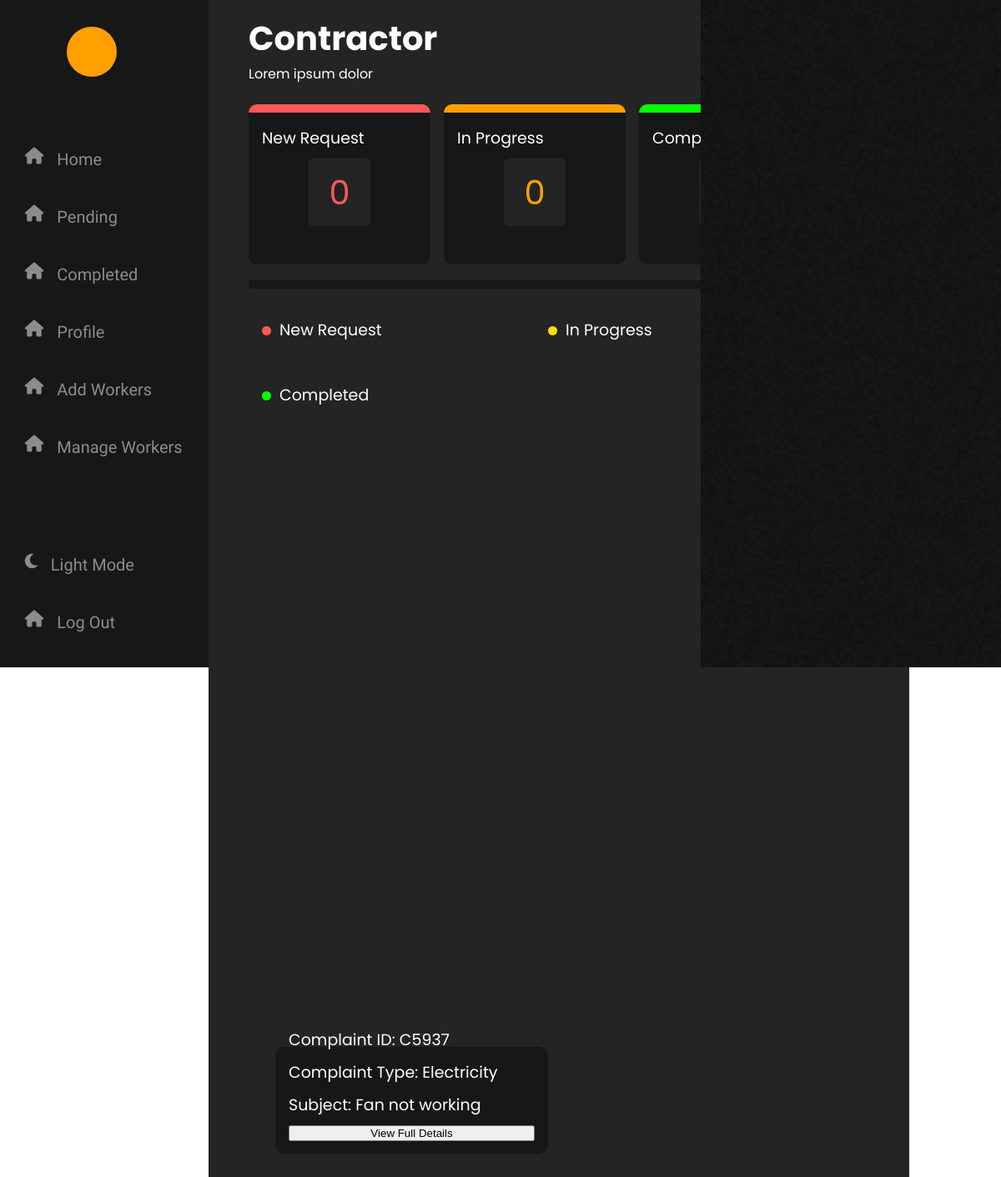
The page /php/cAdminPanel.php on the database as committed earlier.
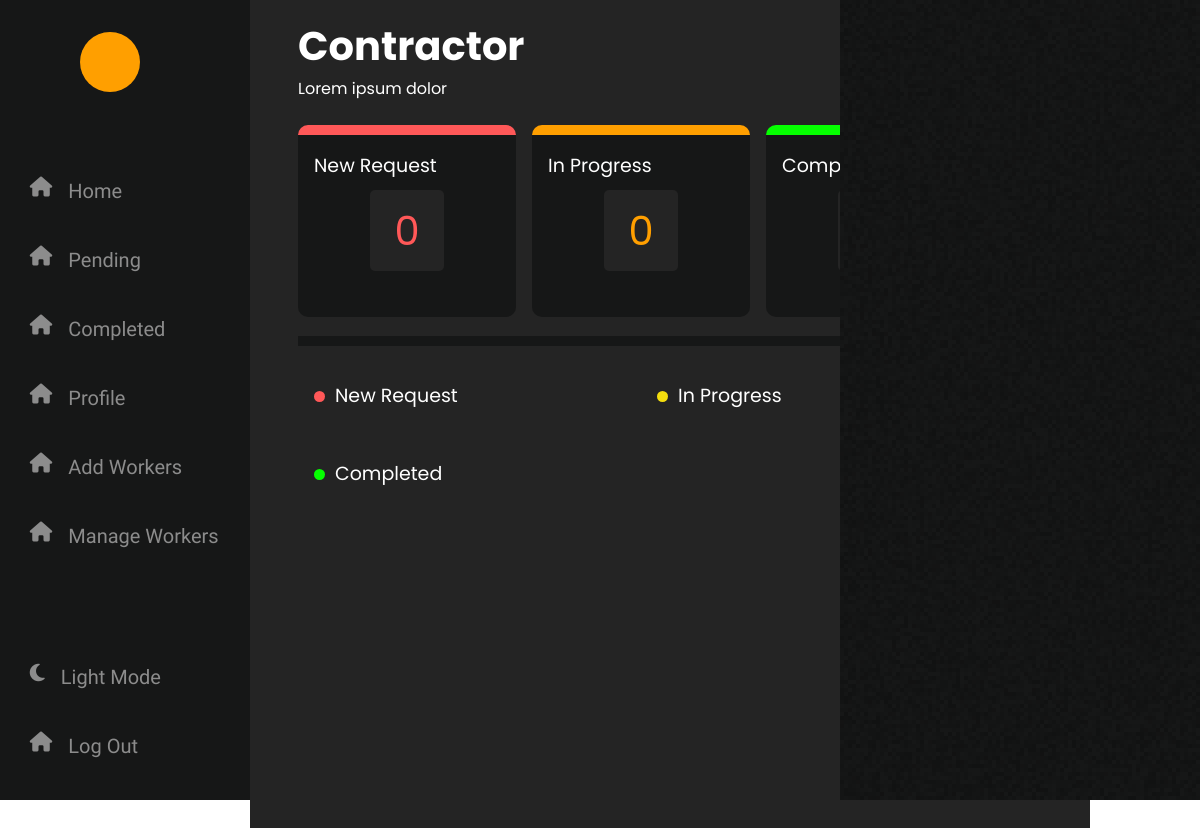
The same page on the database as committed later.
### tables this page shows
CREATE TABLE `complaints` (
  `username` varchar(50) NOT NULL,
  `complaint_id` varchar(10) NOT NULL,
  `complaint_type` varchar(20) NOT NULL,
  `subject` varchar(50) NOT NULL,
  `description` text NOT NULL,
  `folder` varchar(300) NOT NULL,
  `time` datetime(2) NOT NULL DEFAULT current_timestamp(2),
  `resolved_time` datetime(2) DEFAULT NULL,
  `last_updation` datetime(2) DEFAULT NULL,
  `worker_assigned` varchar(50) DEFAULT NULL,
  `isApproved` int(2) NOT NULL,
  `isPriority` int(2) NOT NULL
);

### php/cAdminPanel.php (the view, shortened to what this page needs)
<?php
include 'config.php' ;
?>
<html lang="en" dir="ltr">
  <head>
    <link rel="stylesheet" href="https://cdnjs.cloudflare.com/ajax/libs/font-awesome/6.5.1/css/all.min.css" />
   </head>
<body>
<div class="nav">
<div class="icon">
</div>
<div class="nav-content">
    <div>
        <i class="fa-solid fa-house"></i>
        <a href="../php/cAdminPanel.php">Home</a>
    </div>
    <div>
        <i class="fa-solid fa-house" ></i>
        <a href="../php/cPendingComplaints.php">Pending </a>
    </div>
    <div>
        <i class="fa-solid fa-house"></i>
        <a href="../php/cCompletedComplaints.php">Completed </a>
    </div>
    <div>
        <i class="fa-solid fa-house" ></i>
        <a href="#">Profile</a>
    </div>
    <div>
        <i class="fa-solid fa-house" ></i>
        <a href="addworkers.php">Add Workers</a>
    </div>
    <div>
        <i class="fa-solid fa-house" ></i>
        <a href="manageWorker.php">Manage Workers</a>
    </div>
</div>
<div class="nav-content-down">
    <div onclick="toggle()" >
        <i class="fa-solid fa-moon" ></i>
        <a href="#" class="dark">Light Mode</a>
    </div>
    <div>
        <i class="fa-solid fa-house"></i>
        <a href="../php/logout.php">Log Out</a>
    </div>
</div>
</div>
<?php
$completed = "SELECT COUNT(complaint_id) AS completed_count FROM complaints WHERE resolved_time IS NOT NULL and isApproved = 1 ";
$inProgess = "SELECT COUNT(complaint_id) AS in_progress_count FROM complaints WHERE resolved_time IS NULL AND last_updation IS NOT NULL and isApproved = 1";
$newRequest = "SELECT COUNT(complaint_id) AS new_request_count FROM complaints WHERE resolved_time IS NULL AND last_updation IS NULL and isApproved = 1 ;";
$resultCompleted = $conn->query($completed);
$resultInProgress = $conn->query($inProgess);
$resultNewRequest = $conn->query($newRequest);
$completedCount = ($resultCompleted) ? $resultCompleted->fetch_assoc()['completed_count'] : 0;
$inProgressCount = ($resultInProgress) ? $resultInProgress->fetch_assoc()['in_progress_count'] : 0;
$newRequestCount = ($resultNewRequest) ? $resultNewRequest->fetch_assoc()['new_request_count'] : 0;
?>
<div class="content">
<div class="org-content">
            <div class="inner">
                <h1>Contractor </h1>
                <p>Lorem ipsum dolor</p>
            </div>
            <div class="boxes">
                <div class="box11">
                    <p>New Request</p>
                        <div class="count">
                           <p style="color: #FF5858; font-size: 40px;"><?php echo $newRequestCount ; ?></p>
                        </div>
                </div>
                <div class="box12">
                    <p>In Progress</p>
                        <div class="count">
                            <p style="color: #FF9F00; font-size: 40px;"><?php echo $inProgressCount ; ?></p>
                        </div>
                </div>
                <div class="box13">
                    <p>Completed</p>
                        <div class="count">
                           <p style="color: #05FF00; font-size: 40px;"><?php echo $completedCount ; ?></p>
                        </div>
                </div>
            </div>
            <div class="line"></div>
            <div class="complaints">
                <div class="box21">
                    <div style="width: 11px; height: 11px; border-radius: 50%; background-color: #FF5858;"></div>
                    <p style=" font-size: 19px; ">New Request</p>
                </div>
                <div class="box22">
                    <div style="width: 11px; height: 11px; border-radius: 50%; background-color: #F4DD0E;"></div>
                    <p style=" font-size: 19px;">In Progress</p>
                </div>
                <div class="box23">
                    <div style="width: 11px; height: 11px; border-radius: 50%; background-color: #05FF00;"></div>
                    <p style=" font-size: 19px;">Completed</p>
                </div>
            </div>
            <div class="phpreply">
                <div class="newComplaint">
                    <?php
                        include 'config.php';
                            $sql = "SELECT * FROM complaints WHERE last_updation IS NULL and resolved_time IS NULL and isApproved = 1";
                            $result = $conn->query($sql);
                            if ($result->num_rows > 0) {
                                while ($row = $result->fetch_assoc()) {
                                    ?>
                                    <div class="box4">
                                        <p>Complaint ID: <?php echo $row["complaint_id"]; ?> </p>
                                        <p>Complaint Type: <?php echo $row["complaint_type"]; ?> </p>
                                        <p>Subject: <?php echo $row["subject"]; ?> </p>
                                        <button class="view-details" data-complaint-id="<?php echo $row["complaint_id"]; ?>">View Full Details</button>
                                        <br>
                                    </div>
                                    <?php
                                }
                            }else {
                                echo '<div class="blank-area">
                                </div>';
                            }
                    ?>
                </div>
                <div class= "pendingComplaints">
                <?php
                    include 'config.php';
                    $sql = "SELECT * FROM complaints WHERE last_updation IS NOT NULL and resolved_time IS NULL and isApproved = 1";
                    $result = $conn->query($sql);
                    if ($result->num_rows > 0) {
                        while ($row = $result->fetch_assoc()) {
                            ?>
                            <div class="box4">
                                <p>Complaint ID: <?php echo $row["complaint_id"]; ?> </p>
                                <p>Complaint Type: <?php echo $row["complaint_type"]; ?> </p>
                                <p>Subject: <?php echo $row["subject"]; ?> </p>
                                <button class="view-details" data-complaint-id="<?php echo $row["complaint_id"]; ?>">View Full Details</button>
                                <br>
                            </div>
                            <?php
                        }
                    }else {
                        echo '<div class="blank-area">
                        </div>';
                    }
                ?>
                </div>
                <div class= "completedComplaints">
                    <?php
                            include 'config.php';
                                $sql = "SELECT * FROM complaints WHERE resolved_time IS NOT NULL AND resolved_time IS NOT NULL and isApproved = 1";
                                $result = $conn->query($sql);
                                if ($result->num_rows > 0) {
                                    while ($row = $result->fetch_assoc()) {
                                        ?>
                                        <div class="box4" style = "margin-left : 2rem ; ">
                                            <p>Complaint ID: <?php echo $row["complaint_id"]; ?> </p>
                                            <p>Complaint Type: <?php echo $row["complaint_type"]; ?> </p>
                                            <p>Subject: <?php echo $row["subject"]; ?> </p>
                                            <button class="view-details" data-complaint-id="<?php echo $row["complaint_id"]; ?>">View Full Details</button>
                                            <br>
                                        </div>
                                        <?php
                                    }
                                }else {
                                    echo '<div class="blank-area">
                                    </div>';
                                }
                        ?>
                </div>
            </div>
</div>
<div class="preview">
</div>
</body>
</html>

### php/cAdminPanel.php (style rules this page uses)
:root { --background-color: #242424; --nav-background-color : #161717; --icon-color:#8C8C8C; --preview-background-color:#161717; --heading-color:white ; --font-color:white; --boxes-bg-color:#161717; --box-count-color: #242424; }
* { margin: 0; padding: 0; box-sizing: content-box; }
body { display: flex; }
.nav { width: 80px; height: 100vh; position: fixed; display: flex; flex-direction: column; justify-content: space-between; background-color: var(--nav-background-color); transition: 0.3s; }
.content { width: calc(100vw - 30vw ); background-color: var(--background-color); min-height: 100vh; height: auto; display: flex; margin-left: 80px; transition: margin-left 0.3s; }
.preview { width: 30vw; position: fixed; height: 100vh; right: 0rem; background-color: var(--preview-background-color); }
.nav i { font-size: 20px; color: #8C8C8C; }
.nav .icon { width: 60px; height: 60px; position: absolute; top: 20px; margin: 1vw 0vw 0vw 0.4vw; border-radius: 50%; display: flex; justify-content: center; align-items: center; color: var(--font-color); font-weight: 800; font-family: 'Biryani', sans-serif; background-color: #FF9F00; }
.nav a { text-decoration: none; color: #8C8C8C; font-size: 20px; visibility: hidden; font-family: 'Biryani', sans-serif; margin-top: 0.6rem; }
.nav-content { display: flex; flex-direction: column; overflow: hidden; gap: 1rem; position: relative; top: 10rem; }
.nav-content-down { display: flex; flex-direction: column; gap: 1rem; position: relative; overflow: hidden; bottom: 2rem; }
.nav-content div { width: 250px; padding-left: 25px; display: flex; gap: 1rem; margin-left: 0.3rem; justify-content: flex-start; align-items: center; height:53px; border-radius: 10px 0px 0px 10px; }
.nav-content-down div { width: 250px; display: flex; margin-left: 0.3rem; gap: 1rem; justify-content: flex-start; align-items: center; height: 53px; padding-left: 25px; border-radius: 10px 0px 0px 10px; }
.org-content { padding: 1rem 1rem 1rem 3rem; font-family: 'Poppins', sans-serif; width: 100%; }
.inner { color: var(--heading-color); }
.inner h1 { font-size: 40px; font-weight: bolder; }
.boxes { display: flex; gap: 1rem; flex-wrap: wrap; color: var(--font-color); margin-top: 1.5rem; font-size: 19px; }
.boxes .box11 { width: 15.5vw; height: 150px; background-color: var(--boxes-bg-color); padding: 1rem; display: flex; flex-direction: column; border-radius: 10px; border-top: 10px solid #FF5858; }
.boxes .box13 { width: 15.5vw; height: 150px; display: flex; flex-direction: column; background-color: var(--boxes-bg-color); padding: 1rem; border-radius: 10px; border-top: 10px solid #05FF00; }
.boxes .count { width: 40%; height: 81px; align-self: center; display: flex; justify-content: center; align-items: center; margin-top: 10px; border-radius: 5px; background-color: var(--box-count-color); }
.boxes .box12 { width: 15.5vw; height: 150px; display: flex; flex-direction: column; background-color: var(--boxes-bg-color); padding: 1rem; border-radius: 10px; border-top: 10px solid #FF9F00; }
.line { background-color: var(--boxes-bg-color); width: 79%; margin-top: 1.2rem; margin-bottom: 1.2rem; height: 10px; }
.complaints { width: 90%; height: 50px; display: flex; flex-wrap: wrap; gap: 1rem; }
.complaints p { color: var(--text-boxes-color); }
.complaints .box21 { width: 295px; height: 30px; display: flex; gap: 10px; align-items: baseline; padding: 1rem; border-radius: 10px; color: var(--font-color); }
.complaints .box22 { width: 295px; height: 30px; display: flex; gap: 10px; align-items: baseline; padding: 1rem; border-radius: 10px; color: var(--font-color); }
.complaints .box23 { width: 295px; height: 30px; display: flex; gap: 10px; align-items: baseline; padding: 1rem; border-radius: 10px; color: var(--font-color); }
.phpreply { display: flex; gap: 1rem; flex-wrap: wrap; color: var(--font-color); margin-top: 1.5rem; font-size: 19px; }
.pendingComplaints , .newComplaints , .completedComplaints { width:295px ; height: 100vh ; display: flex; flex-direction: column; }
.blank-area { width: 295px; height: 8vw; margin-left:38px; }
.preview { display: flex; flex-direction: column; align-items: center; gap: 30px; margin-left: 4vw ; background-image: url("/images/rectangle.png"); }
.phpreply .box4 { width: 295px; height: 8vw; display: flex; flex-direction: column; gap: 10px; justify-content: center; padding: 1rem; margin-bottom : 1rem; background-color: var(--boxes-bg-color); border-radius: 10px; color: var(--font-color); }

Rows that differ between the two databases and show on the page:
removed complaints: complaint "C5937", complaint_type "Electricity", subject "Fan not working"
